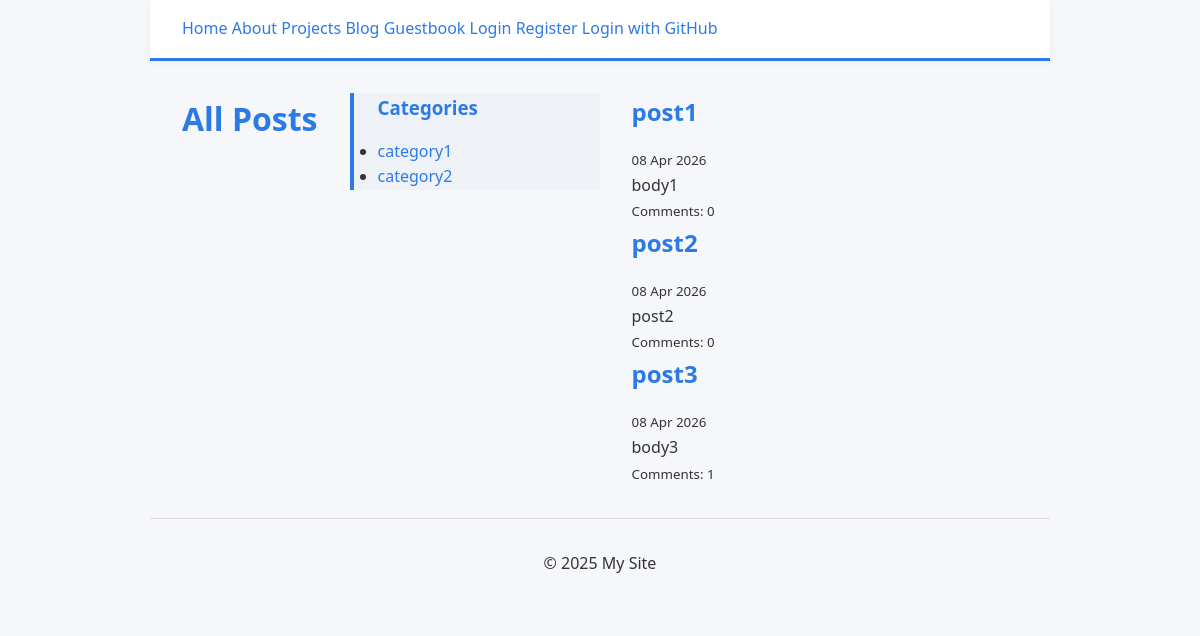
Screenshot of /blog/ with the database file from the repository.
### blog/models.py (models this page shows, shortened)
class Category(models.Model):
    name = models.CharField(max_length=100)
    slug = models.SlugField(unique=True)

class Post(models.Model):
    title    = models.CharField(max_length=200)
    slug     = models.SlugField(unique=True)
    body     = models.TextField()
    pub_date = models.DateTimeField(auto_now_add=True)
    category = models.ForeignKey(
        Category,
        on_delete=models.SET_NULL,
        null=True,
        blank=True,
        related_name="posts"
    )
    view_count = models.PositiveIntegerField(default=0)
    class Meta:
        ordering = ["-pub_date"]   # newest first

### blog/views.py (the view)
# urls.py: path("",                      views.post_list,     name="post-list"),
def post_list(request):
    posts = (
        Post.objects.select_related("category")
        .annotate(comment_count=Count("comments"))
    )
    categories = Category.objects.all()
    return render(request, "blog/post_list.html", {
        "posts": posts, "categories": categories,
    })

### blog/templates/blog/post_list.html (shortened to what this page needs)
{% extends "pages/base.html" %}
{% block content %}
<h1>
    {% if active_category %}Posts in: {{ active_category.name }}
    {% else %}All Posts{% endif %}
</h1>
<aside>
    <h3>Categories</h3>
    <ul>
        {% for cat in categories %}
        <li><a href="{% url 'blog:category-posts' cat.slug %}">{{ cat.name }}</a></li>
        {% endfor %}
    </ul>
</aside>
<section>
    {% for post in posts %}
    <article>
        <h2><a href="{% url 'blog:post-detail' post.slug %}">{{ post.title }}</a></h2>
        <small>{{ post.pub_date|date:"d M Y" }}</small>
        <p>{{ post.body|truncatewords:30 }}</p>
        <p><small>Comments: {{ post.comment_count }}</small></p>
    </article>
    {% empty %}
    <p>No posts yet.</p>
    {% endfor %}
</section>
{% endblock %}

### pages/templates/pages/base.html (shortened to what this page needs)
<!DOCTYPE html>
<html lang="en">
<head>
    {% load static %}
    <link rel="stylesheet" href="{% static 'pages/style.css' %}">
</head>
<body>
    <header>
        <nav>
            <a href="{% url 'home' %}">Home</a>
            <a href="{% url 'about' %}">About</a>
            <a href="{% url 'projects' %}">Projects</a>
            <a href="{% url 'blog:post-list' %}">Blog</a>
            <a href="{% url 'guestbook' %}">Guestbook</a>
            {% load socialaccount %}
            {% if user.is_authenticated %}
                <span>Hello, {{ user.username }}</span>
                <a href="{% url 'profile' %}">Profile</a>
                <form method="POST" action="{% url 'account_logout' %}" style="display:inline">
                    {% csrf_token %}
                    <button type="submit">Logout</button>
                </form>
            {% else %}
                <a href="{% url 'account_login' %}">Login</a>
                <a href="{% url 'register' %}">Register</a>
                <a href="{% provider_login_url 'github' %}">Login with GitHub</a>
            {% endif %}
        </nav>
    </header>
    <main>
        {% block content %}{% endblock %}
    </main>
    <footer>
        <p>{% block footer_text %}© 2025 My Site{% endblock %}</p>
    </footer>
</body>
</html>

### pages/static/pages/style.css (style rules this page uses)
*, *::before, *::after { box-sizing: border-box; margin: 0; padding: 0; }
:root { --primary-color: #2c7be5; --text-color: #333; --bg-color: #f5f7fa; --font-main: 'Segoe UI', system-ui, sans-serif; --spacing-md: 1rem; --spacing-lg: 2rem; }
body { font-family: var(--font-main); color: var(--text-color); background-color: var(--bg-color); font-size: 16px; line-height: 1.6; max-width: 900px; margin: 0 auto; }
h1, h2, h3 { color: var(--primary-color); margin-bottom: var(--spacing-md); }
a { color: var(--primary-color); text-decoration: none; }
header { background: #fff; padding: 1rem 2rem; border-bottom: 3px solid var(--primary-color); box-shadow: 0 2px 5px rgba(0,0,0,0.05); }
footer { border-top: 1px solid #ddd; padding: 2rem; text-align: center; }
main { display: flex; align-items: flex-start; gap: var(--spacing-lg); padding: var(--spacing-lg); }
article { margin-right: 2rem; flex: 1; }
aside { flex: 0 0 250px; background: #eef2f7; padding-left: 1.5rem; border-left: 4px solid var(--primary-color); }

### rows the page displays
Category: name "category1"
Category: name "category2"
Post: title "post1", pub_date "08 Apr 2026", body "body1", comment_count "0"
Post: title "post2", pub_date "08 Apr 2026", body "post2", comment_count "0"
Post: title "post3", pub_date "08 Apr 2026", body "body3", comment_count "1"
